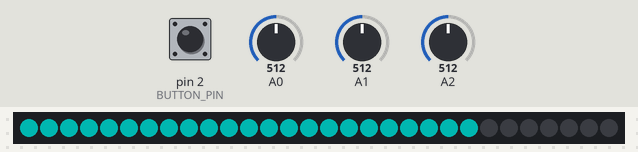
The sketch below on a simulated Arduino Uno, built with avr-gcc and run on an emulated ATmega328P. Shown: 30 RGB LEDs in strip order, left to right. Inputs (shaded band) come from the test bench; at power-on: A1 = 512, pin 2 (BUTTON_PIN) HIGH, A0 = 512, A2 = 512. Dim RGB values are drawn brighter than linear.

Above: at 1.26 s.
1.3 s: A1 set to 716
At 1.76 s:
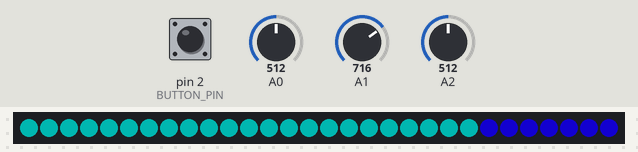
2.9 s: pin 2 (BUTTON_PIN) pulled LOW for 0.15 s
At 3.3 s:
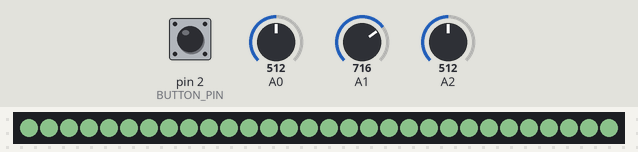
4.5 s: A0 set to 716
6.0 s: A2 set to 716
7.5 s: pin 2 (BUTTON_PIN) pulled LOW for 1 s
At 8.9 s:
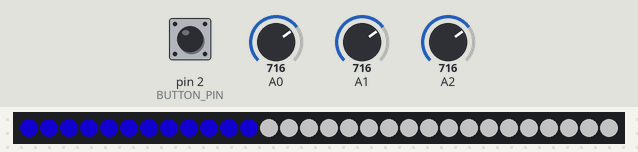
9.1 s: A0 set to 900
At 10.91 s:
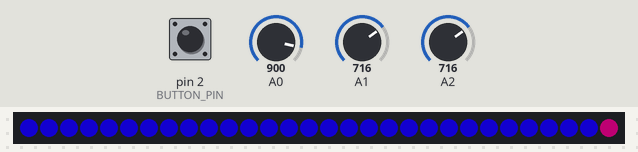

The sketch:

Bounce.ino
```cpp
#include <Adafruit_NeoPixel.h>
#include <avr/power.h>
#define LEDS_PIN        6
#define NUMPIXELS      30   // the number of LEDs
#define BUTTON_PIN      2   // the number of the pushbutton pin
int pattern ;               // variable what pattern we are on.
int cursor ;                // location of the cursor

Adafruit_NeoPixel strip = Adafruit_NeoPixel(NUMPIXELS, LEDS_PIN, NEO_GRB + NEO_KHZ800);

void setup() {
  strip.begin(); // This initializes the NeoPixel library.
  pinMode(BUTTON_PIN, INPUT_PULLUP); // initialize the pushbutton pin as an input
  pattern = 0;                // Set the initial pattern
  cursor = 0 ;
  strip.setBrightness(128); // Half brightness
}

void loop() {

  static long lastDebounceTime = 0;  // the last time the output pin was toggled
  static int lastButtonState = HIGH ;

  int reading = digitalRead(BUTTON_PIN);  // read the state of the pushbutton value
  if( reading != lastButtonState ) {
    lastButtonState = reading ;
    if (reading == LOW && millis() - lastDebounceTime > 200 ) {             // If the button has been pressed,
      lastDebounceTime = millis();
      pattern++;                           // Change the pattern.
    }
  }


  if( pattern == 1) {
    ManualControl();
  } else {
    pattern = 0 ;
    BounceWithColor();
  }
}

uint32_t Wheel(byte WheelPos) {
  WheelPos = 255 - WheelPos;
  if(WheelPos < 85) {
    return strip.Color(255 - WheelPos * 3, 0, WheelPos * 3);
  } else if(WheelPos < 170) {
    WheelPos -= 85;
    return strip.Color(0, WheelPos * 3, 255 - WheelPos * 3);
  } else {
    WheelPos -= 170;
    return strip.Color(WheelPos * 3, 255 - WheelPos * 3, 0);
  }
}
void ManualControl() {
  int sensorValueZero = analogRead(0);       // Read the value from sensor zero
  int sensorValueOne  = analogRead(1);       // Read the value from sensor one
  int sensorValueTwo  = analogRead(2);       // Read the value from sensor two
  int valRed   = map(sensorValueZero, 0, 1024, 0, 254); // Map the value to 0-255
  int valGreen = map(sensorValueOne,  0, 1024, 0, 254); // Map the value to 0-255
  int valBlue  = map(sensorValueTwo,  0, 1024, 0, 254); // Map the value to 0-255

  for( int pixel = 0; pixel < strip.numPixels(); pixel++ ) {
     strip.setPixelColor(pixel, strip.Color(valRed,valGreen,valBlue));
  }
  strip.show(); // This sends the updated pixel color to the hardware.
}


void BounceWithColor() {
  int valColorOne = map(analogRead(0), 0, 1024,  0, 254); // Map the value to 0-254
  int valColorTwo = map(analogRead(1), 0, 1024,  0, 254);   // Map the value to 2-10
  int valSpeed    = map(analogRead(2), 0, 1024, 10, 100); // Map the value to 20-254

  static int dir = 1 ;
  static bool colorState = false;
  if (colorState) {
    strip.setPixelColor(cursor, Wheel(valColorOne));
  }
  else {
    strip.setPixelColor(cursor, Wheel(valColorTwo));
  }

  strip.show(); // This sends the updated pixel color to the hardware.
  cursor += dir ;
  if (cursor > strip.numPixels() | cursor < 0 ) {
    dir *= -1 ;
    colorState = !colorState;
  }
  delay(valSpeed);

}
```

Measured:
- after the input at 1.3 s, the LEDs: first change at once (image 1 shows a later state)
- after the input at 2.9 s, the LEDs: change at once (image 2)
- after the input at 7.5 s, the LEDs: first change at once (image 3 shows a later state)
- after the input at 9.1 s, the LEDs: first differ from a run without the input after 1.8 s (image 4)
